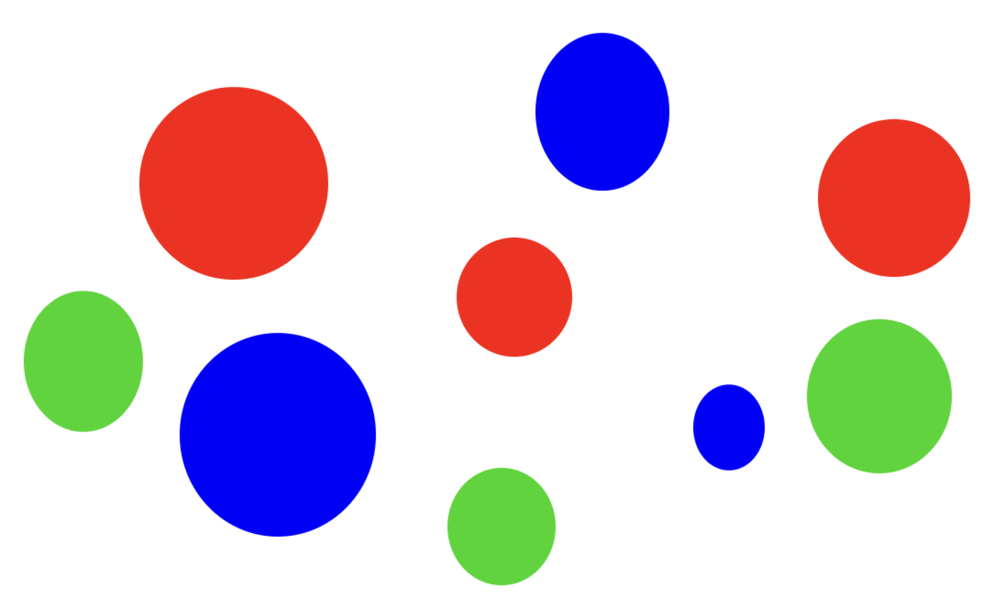
#> input picture Desktop/opencv/img.png, 1000 x 598 px, shrunk from 1794 x 1072 before the run, found by its file name
$ python example03.py
#> lines starting #> are read from the running program, lines starting #| are printed output that depends on the picture; after the words box and inside, x2 and y2 are one past the last pixel; in counts of white or black regions, pixels touching at a corner belong together

import cv2
import numpy as np

image = cv2.imread("/Users/gimsumin/Desktop/opencv/img.png") #파일 불러오기
#> image is the input picture: shape (598, 1000, 3); mean B, G, R 219.5, 209.6, 219.7

hsv_image = cv2.cvtColor(image, cv2.COLOR_BGR2HSV)
#> hsv_image: shape (598, 1000, 3); mean H, S, V 15.1, 55.9, 249.1

def draw_box_and_text(result, color_name, color):
    contours, _ = cv2.findContours(result, cv2.RETR_EXTERNAL, cv2.CHAIN_APPROX_SIMPLE)
    for contour in contours:
        x, y, w, h = cv2.boundingRect(contour)
        cv2.rectangle(image, (x, y), (x + w, y + h), color, 2)
        cv2.putText(image, color_name, (x, y - 10), cv2.FONT_HERSHEY_SIMPLEX, 0.5, color, 2)

#빨강
lower_red = np.array([0, 100, 100])
upper_red = np.array([10, 255, 255])
red_mask = cv2.inRange(hsv_image, lower_red, upper_red)
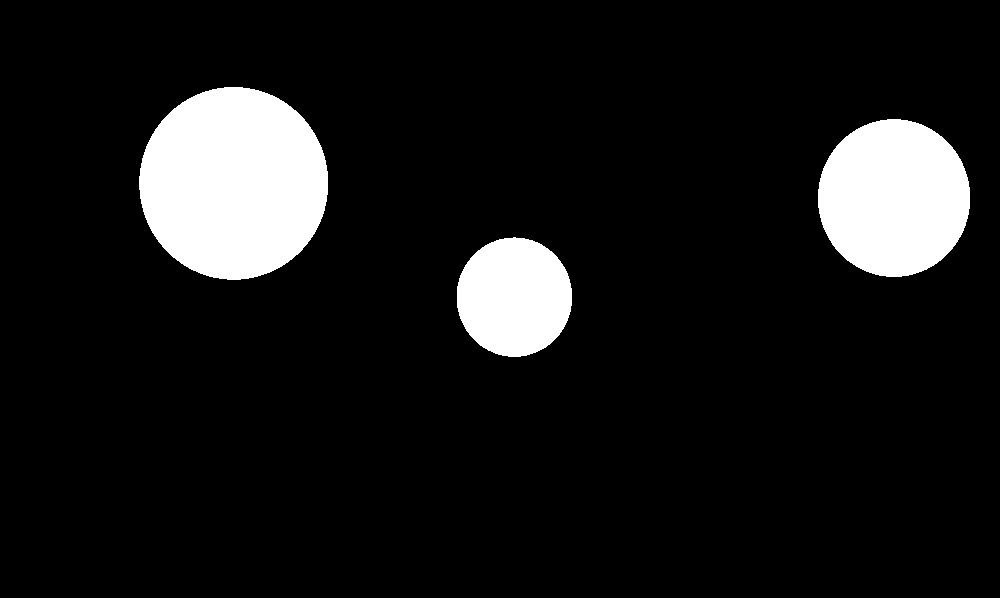
#> red_mask: shape (598, 1000); 9.8% white; 3 white regions
draw_box_and_text(red_mask, "Red", (0, 0, 255))
#> in draw_box_and_text, `contours, _ = cv2.findContours(result, cv2.RETR_EXTERNAL, cv2.CHAIN_AP..`: contours = 3 contours; box (x1, y1, x2, y2) and area: (139, 87, 328, 280) 28347, (818, 119, 970, 277) 18660, (457, 237, 572, 357) 10673
#> the loop in draw_box_and_text, `for contour in contours:` made 3 passes
#> (x, y, w, h) on passes 1 to 3: (457, 237, 115, 120), (818, 119, 152, 158), (139, 87, 189, 193)
#> after the loop in draw_box_and_text, `for contour in contours:`:
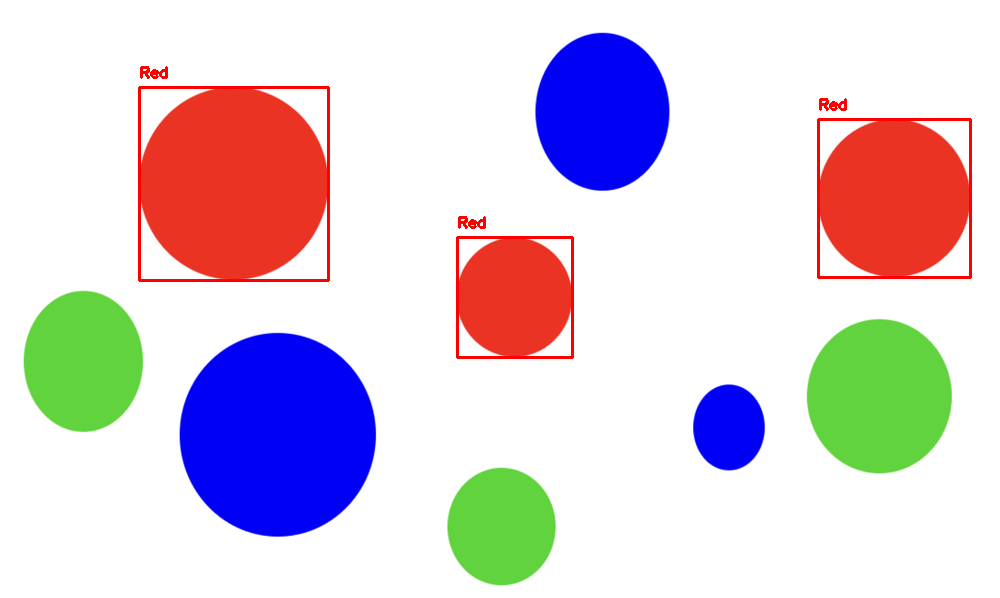
#> image: shape (598, 1000, 3); 1.05% of pixels changed, all inside (x1, y1, x2, y2) = (138, 66, 972, 359)

#파랑
lower_blue = np.array([110, 50, 50])
upper_blue = np.array([130, 255, 255])
blue_mask = cv2.inRange(hsv_image, lower_blue, upper_blue)
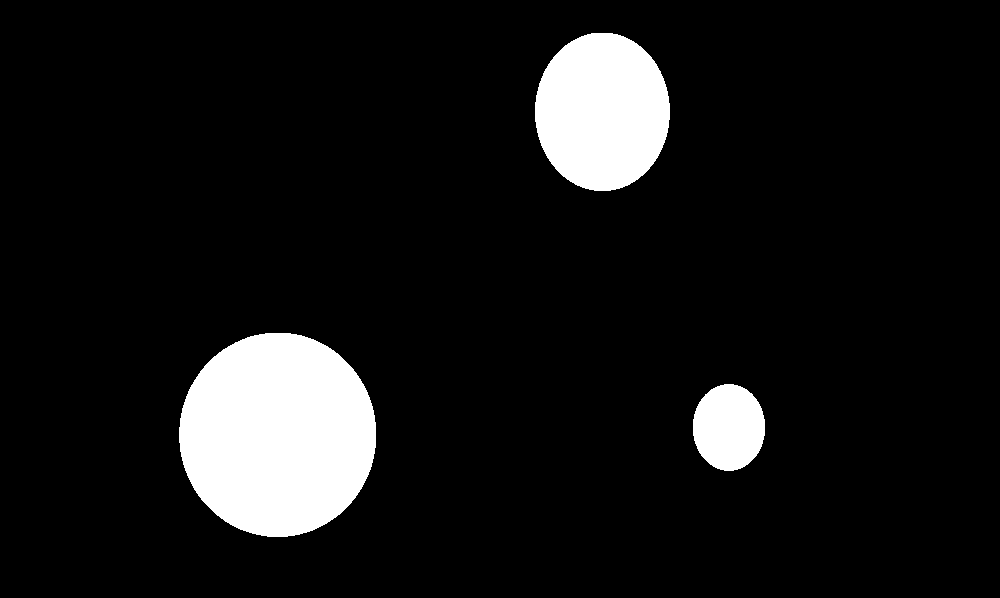
#> blue_mask: shape (598, 1000); 8.9% white; 3 white regions
draw_box_and_text(blue_mask, "Blue", (255, 0, 0))
#> call 2 of draw_box_and_text, with color_name = 'Blue', color = (255, 0, 0)
#> in draw_box_and_text (call 2), `contours, _ = cv2.findContours(result, cv2.RETR_EXTERNAL, cv2.CHAIN_AP..`: contours = 3 contours; box (x1, y1, x2, y2) and area: (179, 333, 376, 537) 31370, (535, 33, 670, 191) 16595, (693, 384, 765, 471) 4821
#> the loop in draw_box_and_text (call 2), `for contour in contours:` made 3 passes
#> (x, y, w, h) on passes 1 to 3: (693, 384, 72, 87), (179, 333, 197, 204), (535, 33, 135, 158)
#> after the loop in draw_box_and_text (call 2), `for contour in contours:`:
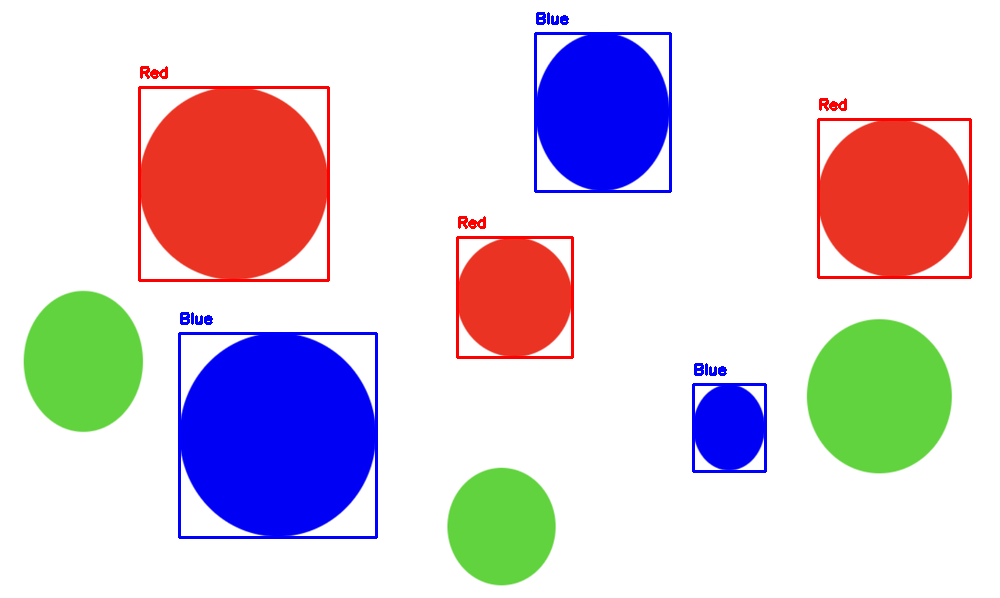
#> image: shape (598, 1000, 3); 0.99% of pixels changed, all inside (x1, y1, x2, y2) = (178, 12, 767, 539)

#초록
lower_green = np.array([40, 40, 40])
upper_green = np.array([80, 255, 255])
green_mask = cv2.inRange(hsv_image, lower_green, upper_green)
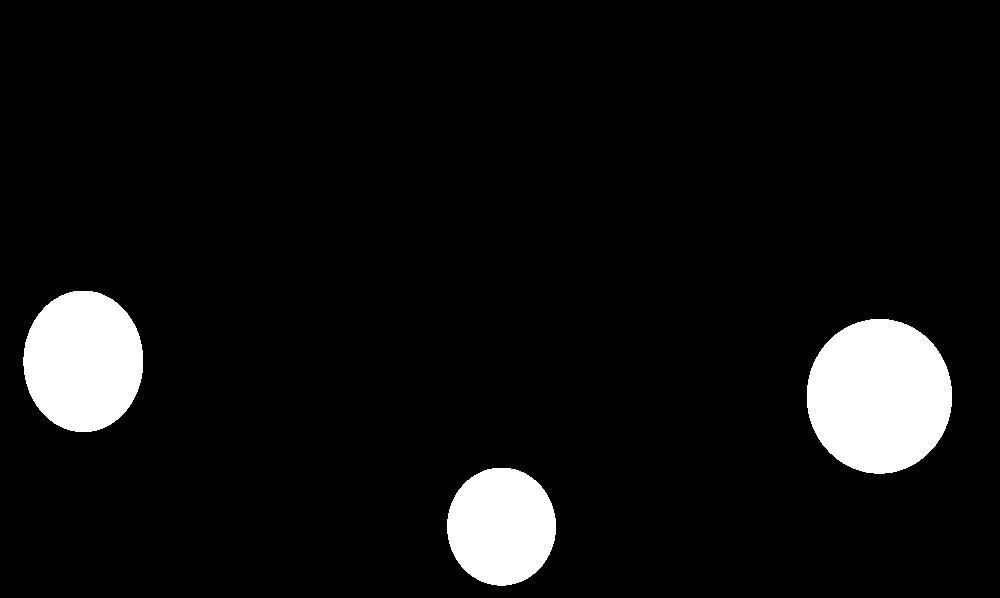
#> green_mask: shape (598, 1000); 6.9% white; 3 white regions
draw_box_and_text(green_mask, "Green", (0, 255, 0))
#> call 3 of draw_box_and_text, with color_name = 'Green', color = (0, 255, 0)
#> in draw_box_and_text (call 3), `contours, _ = cv2.findContours(result, cv2.RETR_EXTERNAL, cv2.CHAIN_AP..`: contours = 3 contours; box (x1, y1, x2, y2) and area: (807, 319, 952, 474) 17488, (23, 291, 143, 432) 13158, (447, 468, 556, 586) 9952
#> the loop in draw_box_and_text (call 3), `for contour in contours:` made 3 passes
#> (x, y, w, h) on passes 1 to 3: (447, 468, 109, 118), (807, 319, 145, 155), (23, 291, 120, 141)
#> after the loop in draw_box_and_text (call 3), `for contour in contours:`:
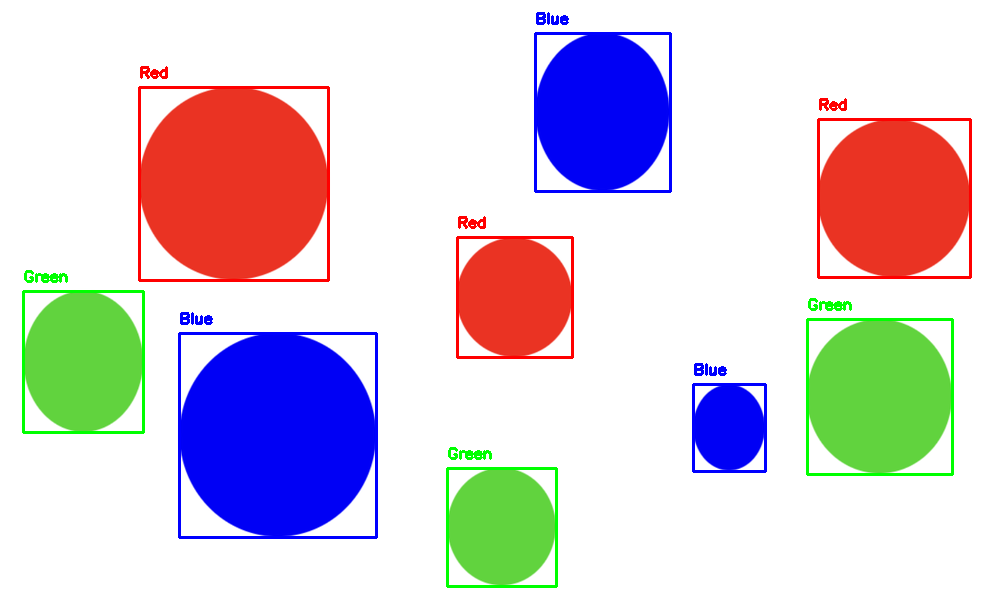
#> image: shape (598, 1000, 3); 0.95% of pixels changed, all inside (x1, y1, x2, y2) = (22, 270, 954, 588)


cv2.imshow("Result", image)
cv2.waitKey(0)
cv2.destroyAllWindows()
